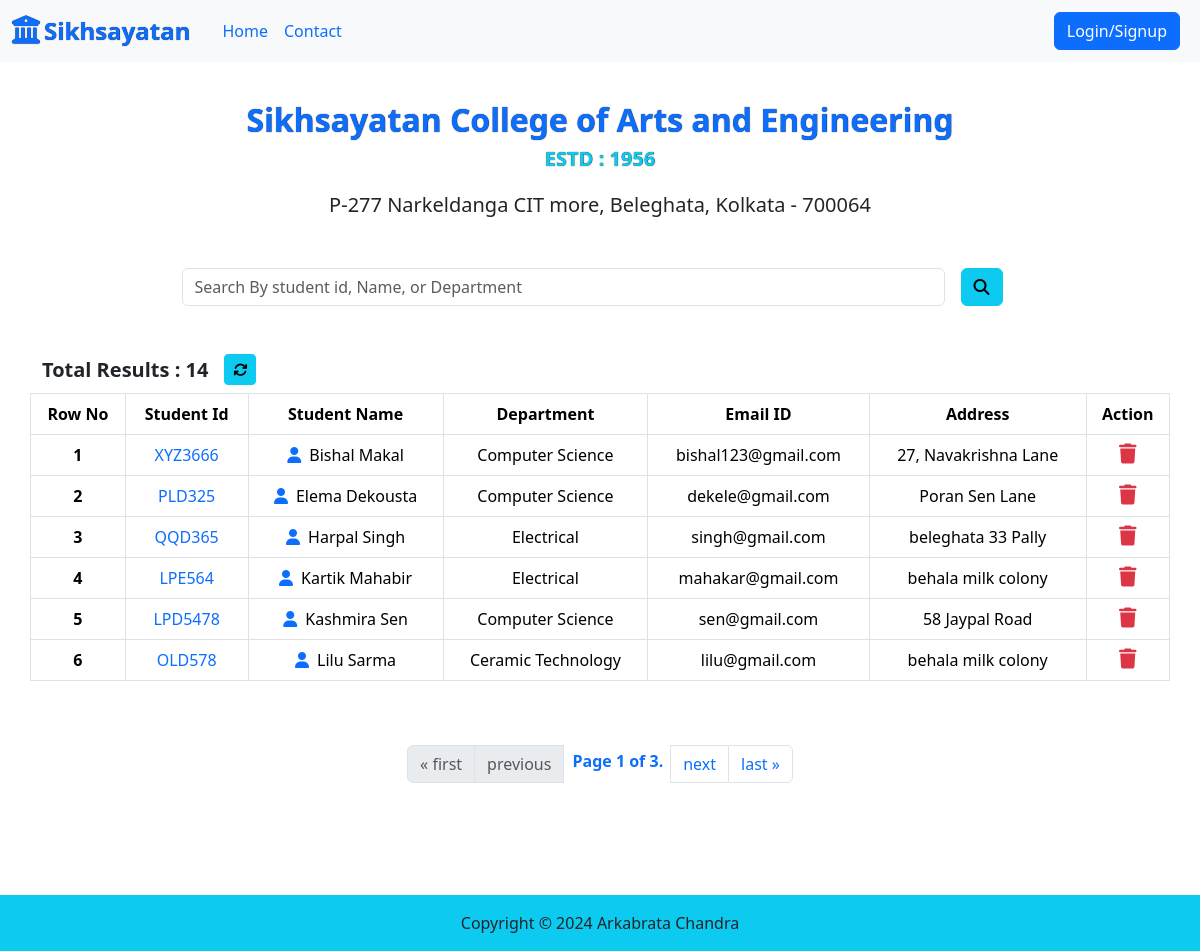
The page /student-details/ on the database its author committed.
### studentcard/models.py (models this page shows, shortened)
class Student(models.Model):
    stu_id = models.OneToOneField(Student_Id,related_name="studentId",on_delete=models.CASCADE,null=True,blank=True)
    dept = models.ForeignKey(Department,related_name="dept",on_delete=models.CASCADE,null=True,blank=True)
    stu_name = models.CharField(max_length=100,default="student")
    stu_email = models.EmailField(default=None,unique=True)
    stu_address = models.CharField(max_length=100,default=None)
    stu_pincode = models.IntegerField(default=None,null=True,blank=True)
    stu_dob = models.DateField(default=None,null=True,blank=True)
    stu_guardian_name = models.CharField(max_length=50,default=None,null=True,blank=True)
    class Meta:
        ordering = ["stu_name"]

class Student_Id(models.Model):
    user = models.ForeignKey(User,related_name="userauth_id",on_delete=models.CASCADE,null=True,blank=True)
    student_id = models.CharField(max_length=20,default=None)

class Department(models.Model):
    user = models.ForeignKey(User,related_name="userauth",on_delete=models.CASCADE,null=True,blank=True)
    department = models.CharField(max_length=50,default=None,unique=True)
    code = models.IntegerField(default=None,unique=True)
    hod_name = models.CharField(max_length=100,default=None)
    class Meta:
        ordering = ['department']

### studentcard/views.py (the view)
# urls.py: path('student-details/',get_student,name="student Info"),
@csrf_exempt
def get_student(request):
    try:
        studentQuery = Student.objects.all()
        if(request.method == "POST"):
            query = request.POST.get("searchpara")
            studentQuery = Student.objects.filter(Q(stu_id__student_id__icontains = query)|Q(dept__department__icontains = query)|Q(stu_name__icontains = query)|Q(stu_email__icontains = query)|Q(stu_address__icontains = query))
        paginator = Paginator(studentQuery,6)  # Show 25 contacts per page.
        page_number = request.GET.get("page")
        page_obj = paginator.get_page(page_number)
        row_no = page_obj.start_index()
        return render(request,"report/table.html",context={"data":page_obj,"results" : len(studentQuery),"row_no":row_no})
    except Exception as e:
        print(e)
    messages.warning(request,"Something went wrong at the server")
    return render(request,"report/error.html")

### studentcard/templates/report/table.html (shortened to what this page needs)
{% extends "base.html" %}
{% block main %}
<div class="container text-center">
  <div class="fs-2 text-primary fw-semibold" style="text-shadow: 0.2px 0.2px 1px black;">Sikhsayatan College of Arts and Engineering</div>
  <p class="fs-5 fw-semibold text-info" style="text-shadow: 0.1px 0.1px 1px black;">ESTD : 1956</p>
  <p class="fs-5">P-277 Narkeldanga CIT more, Beleghata, Kolkata - 700064</p>
</div>
<div class = "d-flex align-items-center justify-content-center container my-5 w-full">
  <form class="d-flex w-75" role="search" action="/student-details/" method="POST">
    <input class="form-control" name = "searchpara" type="search" placeholder="Search By student id, Name, or Department" aria-label="Search">
    <button class="btn btn-info mx-3" type="submit"><i class="fa fa-search"></i></button>
  </form>
</div>
<div class="d-flex container align-items-center justify-content-start mb-2">
  <div class="fs-5 fw-semibold">Total Results : {{results}}</div>
  <a href="/student-details/"><button class="btn btn-info btn-sm mx-3"><i class="fa fa-refresh"></i></button></a>
</div>
<div class="px-2 overflow-scroll">
<table class="table container table-bordered text-center table-responsive-md">
  <thead>
      <tr>
        <th scope="col">Row No</th>
        <th scope="col">Student Id</th>
        <th scope="col">Student Name</th>
        <th scope="col">Department</th>
        <th scope="col">Email ID</th>
        <th scope="col">Address</th>
        <th scope="col">Action</th>
      </tr>
    </thead>
    <tbody>
    {% for s in data %}
      <tr>
        <th scope="row" id="{{forloop.counter}}">{{forloop.counter}}</th>
        <td scope="row"><a class="text-decoration-none" href="/marks/{{s.stu_id.student_id}}">{{s.stu_id.student_id}}</a></td>
        <td><a href="/profile/{{s.stu_id.student_id}}"><i class="fa fa-user me-2"></i></a>{{s.stu_name}}</td>
        <td>{{s.dept.department}}</td>
        <td>{{s.stu_email}}</td>
        <td>{{s.stu_address}}</td>
        <td>
          <i class="fa fa-trash text-danger fs-5" style="cursor: pointer;" onclick="del_student('{{s.stu_id.student_id}}')"></i>
        </td>
      </tr>
    {% endfor %}
    </tbody>
</table>
</div>
<div aria-label="Page navigation example" class="container d-flex justify-content-center align-items-center mt-5">
      <ul class="pagination">
        {% if data.has_previous %}
        <li class="page-item" ><a href="?page=1" class = "page-link">&laquo; first</a></li>
        <li class="page-item"><a href="?page={{ data.previous_page_number }}" class = "page-link">previous</a></li>
        {% else %}
        <li class="page-item disabled" style="cursor: not-allowed;"><a href="#" class = "page-link">&laquo; first</a></li>
        <li class="page-item disabled" style="cursor: not-allowed;"><a href="#" class = "page-link">previous</a></li>
        {% endif %}
        <li class="page-item mx-2 justify-center mt-1 text-primary fw-semibold">
            Page {{ data.number }} of {{ data.paginator.num_pages }}.
        </li>
        {% if data.has_next %}
        <li class="page-item"><a href="?page={{ data.next_page_number }}" class = "page-link">next</a></li>
        <li class="page-item"><a href="?page={{ data.paginator.num_pages }}" class = "page-link">last &raquo;</a></li>
        {% else %}
        <li class="page-item disabled" style="cursor: not-allowed;"><a href="#" class = "page-link">next</a></li>
        <li class="page-item disabled" style="cursor: not-allowed;"><a href="#" class = "page-link">last &raquo;</a></li>
        {% endif %}
      </ul>
</div>
{% endblock %}

### rows shown on the page
Student: stu_id.student_id "XYZ3666", stu_name "Bishal Makal", dept.department "Computer Science", stu_email "bishal123@gmail.com", stu_address "27, Navakrishna Lane"
Student: stu_id.student_id "PLD325", stu_name "Elema Dekousta", dept.department "Computer Science", stu_email "dekele@gmail.com", stu_address "Poran Sen Lane"
Student: stu_id.student_id "QQD365", stu_name "Harpal Singh", dept.department "Electrical", stu_email "singh@gmail.com", stu_address "beleghata 33 Pally"
Student: stu_id.student_id "LPE564", stu_name "Kartik Mahabir", dept.department "Electrical", stu_email "mahakar@gmail.com", stu_address "behala milk colony"
Student: stu_id.student_id "LPD5478", stu_name "Kashmira Sen", dept.department "Computer Science", stu_email "sen@gmail.com", stu_address "58 Jaypal Road"
Student: stu_id.student_id "OLD578", stu_name "Lilu Sarma", dept.department "Ceramic Technology", stu_email "lilu@gmail.com", stu_address "behala milk colony"

### other values the page prints
{{ results }} "14"
{{ data.number }} "1"
{{ data.paginator.num_pages }} "3"
